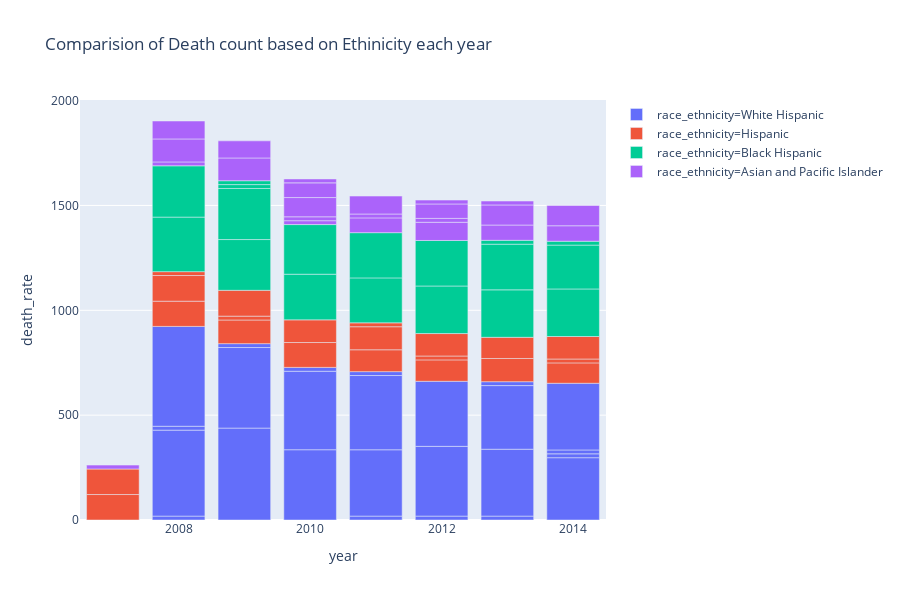

This figure's notebook cell:
### Code cell
#Trend of Leading cause death
import plotly.express as px
test=df[df['leading_cause']=='Diseases of Heart (I00-I09, I11, I13, I20-I51)']
fig = px.bar(test, x=test['year'], y=test['death_rate'], color=test['race_ethnicity'],title='Comparision of Death count based on Ethinicity each year')
fig.show()

### Figure 1 — Plotly figure (JSON) as saved in the notebook; plotly's stock layout.template omitted (floating-point values rounded to 4 significant figures)
{"data": [{"alignmentgroup": "True", "hoverlabel": {"namelength": 0}, "hovertemplate": "race_ethnicity=White Hispanic<br>year=%{x}<br>death_rate=%{y}", "legendgroup": "race_ethnicity=White Hispanic", "marker": {"color": "#636efa"}, "name": "race_ethnicity=White Hispanic", "offsetgroup": "race_ethnicity=White Hispanic", "orientation": "v", "showlegend": true, "textposition": "auto", "type": "bar", "x": [2014, 2014, 2014, 2014, 2013, 2013, 2013, 2013, 2012, 2012, 2012, 2011, 2011, 2011, 2011, 2010, 2010, 2010, 2009, 2009, 2009, 2008, 2008, 2008, 2008], "xaxis": "x", "y": ["297.1", 18.5, 18.5, "318", 18.5, "319", "303.5", 18.5, 18.5, "332.7", "310.3", 18.5, "316.4", "354.1", 18.5, "335.1", "374.2", 18.5, "438.3", "384.2", 18.5, 18.5, "410", 18.5, "476.2"], "yaxis": "y"}, {"alignmentgroup": "True", "hoverlabel": {"namelength": 0}, "hovertemplate": "race_ethnicity=Hispanic<br>year=%{x}<br>death_rate=%{y}", "legendgroup": "race_ethnicity=Hispanic", "marker": {"color": "#EF553B"}, "name": "race_ethnicity=Hispanic", "offsetgroup": "race_ethnicity=Hispanic", "orientation": "v", "showlegend": true, "textposition": "auto", "type": "bar", "x": [2014, 2014, 2014, 2013, 2013, 2012, 2012, 2012, 2011, 2011, 2011, 2010, 2010, 2009, 2009, 2009, 2008, 2008, 2008, 2007, 2007], "xaxis": "x", "y": ["97.1", 18.5, "107.3", "110.7", "101", "102", 18.5, "107.1", "104.2", "110", 18.5, "118.5", "108.1", "112.7", 18.5, "123.1", "120.3", "122.3", 18.5, "121.5", "121.7"], "yaxis": "y"}, {"alignmentgroup": "True", "hoverlabel": {"namelength": 0}, "hovertemplate": "race_ethnicity=Black Hispanic<br>year=%{x}<br>death_rate=%{y}", "legendgroup": "race_ethnicity=Black Hispanic", "marker": {"color": "#00cc96"}, "name": "race_ethnicity=Black Hispanic", "offsetgroup": "race_ethnicity=Black Hispanic", "orientation": "v", "showlegend": true, "textposition": "auto", "type": "bar", "x": [2014, 2014, 2014, 2013, 2013, 2013, 2012, 2012, 2011, 2011, 2010, 2010, 2009, 2009, 2009, 2009, 2008, 2008], "xaxis": "x", "y": ["226.8", "209.1", 18.5, "226.4", "217.7", 18.5, "226.8", "217.1", "214.3", "215.7", "217.7", "236.7", "242.1", "243.5", 18.5, 18.5, "260.1", "244.6"], "yaxis": "y"}, {"alignmentgroup": "True", "hoverlabel": {"namelength": 0}, "hovertemplate": "race_ethnicity=Asian and Pacific Islander<br>year=%{x}<br>death_rate=%{y}", "legendgroup": "race_ethnicity=Asian and Pacific Islander", "marker": {"color": "#ab63fa"}, "name": "race_ethnicity=Asian and Pacific Islander", "offsetgroup": "race_ethnicity=Asian and Pacific Islander", "orientation": "v", "showlegend": true, "textposition": "auto", "type": "bar", "x": [2014, 2014, 2013, 2013, 2013, 2012, 2012, 2012, 2012, 2011, 2011, 2011, 2010, 2010, 2010, 2010, 2010, 2009, 2009, 2008, 2008, 2008, 2007], "xaxis": "x", "y": ["73.8", "96.5", "72.8", "95.8", 18.5, "86.8", 18.5, "68.8", 18.5, "70.5", 18.5, "85.5", 18.5, 18.5, "91.8", "70.1", 18.5, "108.5", "81.6", 18.5, "109.6", "85.6", 18.5], "yaxis": "y"}], "layout": {"barmode": "relative", "height": 600, "legend": {"tracegroupgap": 0}, "title": {"text": "Comparision of Death count based on Ethinicity each year"}, "xaxis": {"anchor": "y", "domain": [0, 1], "title": {"text": "year"}}, "yaxis": {"anchor": "x", "domain": [0, 1], "title": {"text": "death_rate"}}}}
